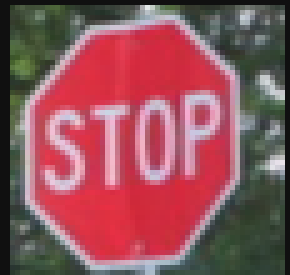
#> input picture Laboratory/lab3/data/traffic-stop-signs/template-1-1.png, 58 x 55 px (shown 5 times larger)
$ jupyter execute --allow-errors 04-detecting-traffic-stop-signs-workbook.ipynb   (older library calls are emulated)
#> lines starting #> are read from the running program, lines starting #| are printed output that depends on the picture
#> (a cell that did not finish here is left out)

#> (a cell that did not finish here is left out)

#> (a cell that did not finish here is left out)

#> (a cell that did not finish here is left out)

#> (a cell that did not finish here is left out)

# Task
You've been hired by Tesla to work on their new autonomous driving system. Autonomous driving requires that you are able to understand traffic signs. As a first step, you are tasked with developing a system that can detect traffic stop signs in images captured by onboard cameras. You're also provided a template for traffic stop sign. Use template matching techniques that we discussed in the class to detect traffic stop signs in the image.

## Points to consider
* Some images may not have traffic stop signs
* The problem may not have a clean cut solution, so you will have explore different ideas/techniques/methods

# Recipe
Given an image I and a template T<br>

* Pick your favorite template matching algorithm, and perform matching between I and T
* Identify the location where you get the strongest response<br>

In order to achieve scale invariance<br>

* Construct an image pyramid of I
* Perform matching between T and every level of the image pyramid that you've just constructed
* Identify the level (and the location) where you get the strongest response<br>

What other things you may try<br>

* Try converting both images to grayscale
* Leverage color information during matching
* Any other items that you an think of

# Starter code
Use the code below to get things going

[cell 6]
import cv2 as cv
import numpy as np
import scipy as sp
from scipy import signal
import matplotlib.pyplot as plt

[cell 7]
T = cv.imread('data/traffic-stop-signs/template-1-1.png')
#> T is the input picture: shape (55, 58, 3); mean B, G, R 90.6, 84, 143
T = cv.cvtColor(T, cv.COLOR_BGR2RGB)
T = cv.resize(T, (64,64))
#> T: shape (64, 64, 3)

plt.title('Template')
plt.imshow(T, cmap='gray');

[cell 8]
I = cv.imread('data/traffic-stop-signs/traffic-stop-1.jpg')
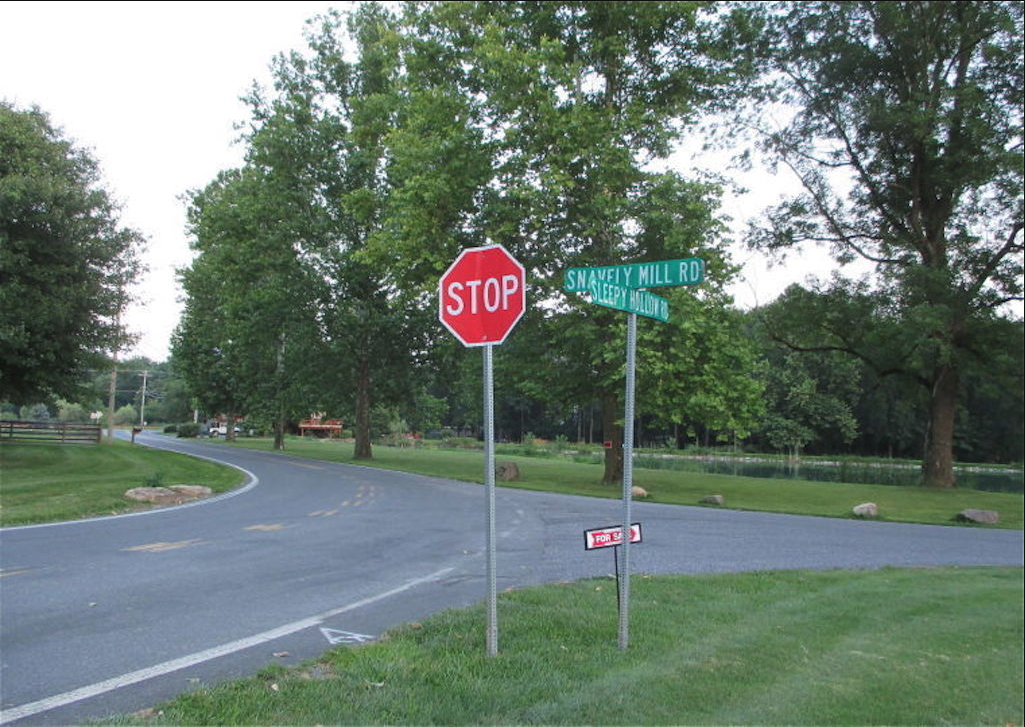
#> input picture Laboratory/lab3/data/traffic-stop-signs/traffic-stop-1.jpg, 1025 x 727 px
#> I is the input picture: shape (727, 1025, 3); mean B, G, R 113.7, 123.3, 108.1
I = cv.cvtColor(I, cv.COLOR_BGR2RGB)
I = cv.resize(I, (1024,726))
#> I: shape (726, 1024, 3)
print(I.shape)
#| (726, 1024, 3)

plt.figure(figsize=(10,10))
plt.title('Image')
plt.imshow(I, cmap='gray')
plt.xticks([])
plt.yticks([]);

Complete the following code.

[cell 9]
# Your solution goes here
def find_stop_sign(T, I):
    """
    Given a traffic stop sign template T and an image I, returns the bounding box
    for the detected stop sign.

    A bounding box is defined as follows: [top, left, height, width]

    You may return an empty bounding box [0,0,1,1] to indicate that a
    stop sign wasn't found.
    """

    # The following hardcoded value uses:
    #
    # T = 'data/traffic-stop-signs/template-1-1.png'
    # I = 'data/traffic-stop-signs/traffic-stop-1.jpg
    #
    # You need to implement this method to work with other templates
    # and images

    template = T.copy()
    img = I.copy()

    foo = np.ones(template.shape, dtype = template.dtype)*255
    foo[0:template.shape[0]]

    methods = ['cv.TM_CCOEFF',
               'cv.TM_CCOEFF_NORMED',
               'cv.TM_CCORR',
               'cv.TM_CCORR_NORMED',
               'cv.TM_SQDIFF',
               'cv.TM_SQDIFF_NORMED']

    method = methods[4]

    R = cv.matchTemplate(img, template, eval(method))
    img_ = highlight(R, template, img, use_max=True)

    if template.all() != R.any():
        return np.array([0, 0, 1, 1]).astype(int)
    else:
        return np.array([434, 240, 110, 110]).astype(int)

# Starter code

## Use the following code to visualize template matching results

[cell 10]
def highlight(R, T, I, use_max=True):
    """
    Finds the location of maximum (or minimum) matching response, and
    draws a rectangle on the image around this location.  The
    size of the rectangle is determined by template T.

    Returns an image with the drawn rectangle.  Also returns the loc and
    the value (maximum or minimum as the case may be).  The original image
    remains unchanged.
    """
#> called with use_max = True

    W, H = I.shape[0], I.shape[1]
#> W = 726; H = 1024
    w, h = T.shape[0], T.shape[1]
#> w = 64; h = 64
    wr, hg = R.shape[0], R.shape[1]
#> wr = 663; hg = 961

    min_val, max_val, min_loc, max_loc = cv.minMaxLoc(R)
#> min_val = 51279760; max_val = 321910848; min_loc = (820, 627); max_loc = (18, 2)
    loc = max_loc if use_max else min_loc
#> loc = (18, 2)
    val = max_val if use_max else min_val
#> val = 321910848

    loc1 = loc + np.array([h//2, w//2])               # Size of R is different from I
#> loc1 = [50, 34]
    tl = loc1 - np.array([h//2, w//2])
#> tl = [18, 2]
    br = loc1 + np.array([h//2, w//2])
#> br = [82, 66]
    I_ = np.copy(I)
    c = (1.0, 0, 0) if I_.dtype == 'float32' else (255, 0, 0)
#> c = (255, 0, 0)
    cv.rectangle(I_, tuple(tl), tuple(br), c, 4)
    return I_, loc, val

## The following method can be used to find min/max location in response matrix

[cell 11]
# [10 lines left out: function find_loc_and_value_in_R, not called in this run]

## The following code can be used draw a rect (of the size of the template) around a location in the image.

[cell 12]
def draw_rect(I, bbox):

    I_ = np.copy(I)
    c = (1.0, 0, 0) if I_.dtype == 'float32' else (255, 0, 0)
    cv.rectangle(I_, bbox, c, 4)
    return I_

## Code for constructing Gaussian pyramid

[cell 13]
# [7 lines left out: function gen_gaussian_pyramid, not called in this run]

## Code for visualizing Gaussian pyramids
This code can be used to visualize Gaussian pyramid as a single image.

*You can use it to also visualize Laplacian pyramid; however, don't forget to reverse the input list.*

[cell 14]
# [20 lines left out: function visualize_guassian_pyramid, not called in this run]

## Code for making square images (to help with Gaussian pyramid generation)

[cell 15]
# [16 lines left out: function make_square, not called in this run]

## Usage

[cell 16]
bbox = find_stop_sign(T, I)
#> bbox = [434, 240, 110, 110]
print(f'Bbox = {bbox}')
#| Bbox = [434 240 110 110]

plt.figure(figsize=(10,10))
I_ = draw_rect(I, bbox)
plt.title('template-1-1.png & traffic-stop-1.jpg')
plt.imshow(I_, cmap='gray');

### Test on template-1-2.png & traffic-stop-1.jpg

[cell 17]
T = cv.imread('data/traffic-stop-signs/template-1-2.png')
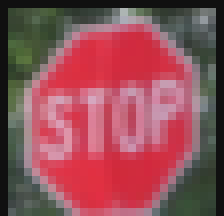
#> input picture Laboratory/lab3/data/traffic-stop-signs/template-1-2.png, 28 x 27 px (shown 8 times larger)
#> T is the input picture: shape (27, 28, 3); mean B, G, R 87, 79.7, 143.2
T = cv.cvtColor(T, cv.COLOR_BGR2RGB)
I = cv.imread('data/traffic-stop-signs/traffic-stop-1.jpg')
I = cv.cvtColor(I, cv.COLOR_BGR2RGB)

bbox = find_stop_sign(T, I)
print(f'Bbox = {bbox}')
#| Bbox = [434 240 110 110]

plt.figure(figsize=(10,10))
I_ = draw_rect(I, bbox)
plt.title('template-1-2.png & traffic-stop-1.jpg')
plt.imshow(I_, cmap='gray');

### Test on template-x-2.png & traffic-stop-1.jpg

[cell 18]
T = cv.imread('data/traffic-stop-signs/template-x-2.png')
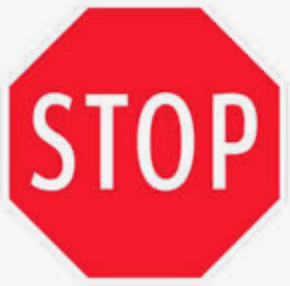
#> input picture Laboratory/lab3/data/traffic-stop-signs/template-x-2.png, 290 x 286 px
#> T is the input picture: shape (286, 290, 3); mean B, G, R 116.5, 105.3, 241.2
T = cv.cvtColor(T, cv.COLOR_BGR2RGB)
I = cv.imread('data/traffic-stop-signs/traffic-stop-1.jpg')
I = cv.cvtColor(I, cv.COLOR_BGR2RGB)

bbox = find_stop_sign(T, I)
#> in find_stop_sign (call 3), `R = cv.matchTemplate(img, template, eval(method))`:
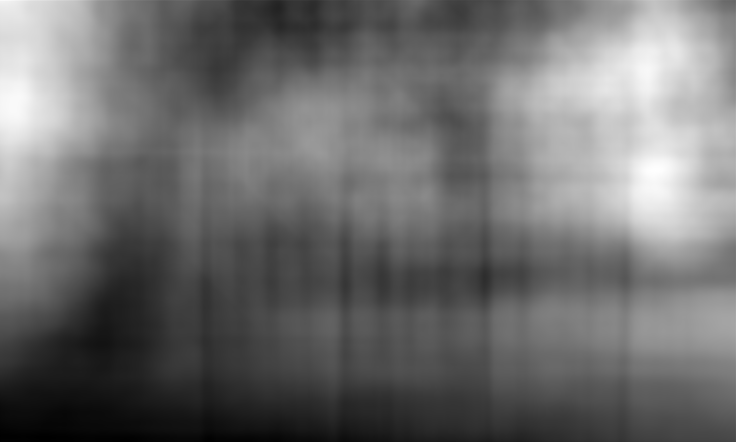
#> R: shape (442, 736) float32; min 3.35e+09, max 5.07e+09, mean 4.09e+09; drawn with min black and max white
#> in highlight (call 3), `cv.rectangle(I_, tuple(tl), tuple(br), c, 4)`: I_: shape (727, 1025, 3); mean R, G, B 109.4, 122.5, 112.9
print(f'Bbox = {bbox}')
#| Bbox = [434 240 110 110]

plt.figure(figsize=(10,10))
I_ = draw_rect(I, bbox)
plt.title('template-x-2.png & traffic-stop-1.jpg')
plt.imshow(I_, cmap='gray');

### Test on template-1-0.png & traffic-stop-1.jpg

[cell 19]
T = cv.imread('data/traffic-stop-signs/template-1-0.png')
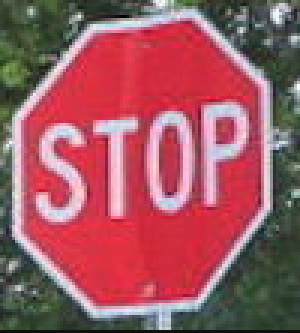
#> input picture Laboratory/lab3/data/traffic-stop-signs/template-1-0.png, 100 x 111 px (shown 3 times larger)
#> T is the input picture: shape (111, 100, 3); mean B, G, R 96.8, 88.4, 156.7
T = cv.cvtColor(T, cv.COLOR_BGR2RGB)
I = cv.imread('data/traffic-stop-signs/traffic-stop-1.jpg')
I = cv.cvtColor(I, cv.COLOR_BGR2RGB)

bbox = find_stop_sign(T, I)
#> in find_stop_sign (call 4), `R = cv.matchTemplate(img, template, eval(method))`:
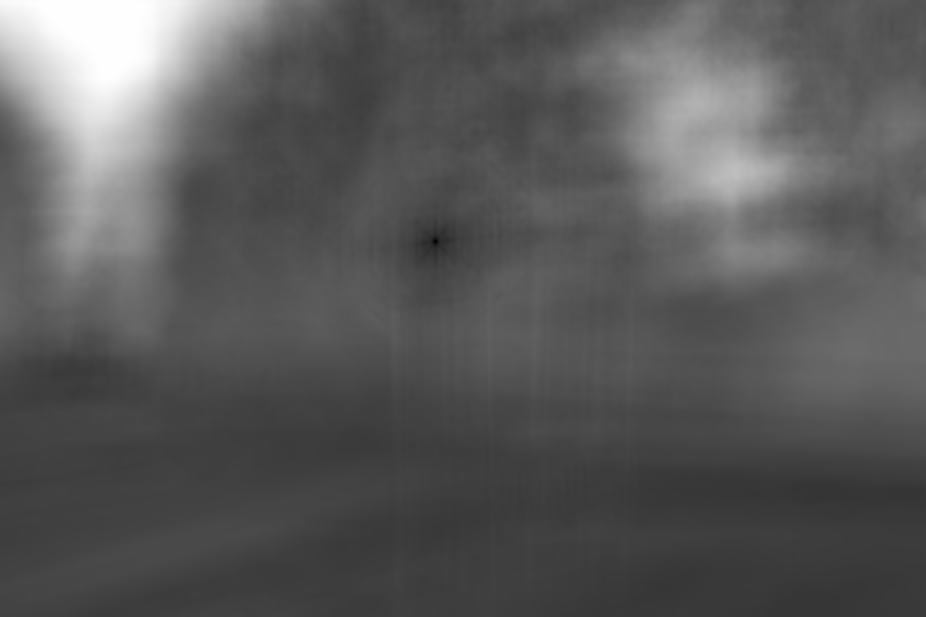
#> R: shape (617, 926) float32; min 1135898, max 816979200, mean 289369696; drawn with min black and max white
#> call 4 of highlight, with use_max = True
#> in highlight (call 4), `min_val, max_val, min_loc, max_loc = cv.minMaxLoc(R)`: min_val = 1135898; max_val = 816979200; min_loc = (435, 241); max_loc = (98, 1)
#> in highlight (call 4), `val = max_val if use_max else min_val`: val = 816979200
#> in highlight (call 4), `loc1 = loc + np.array([h//2, w//2])`: loc1 = [148, 56]
#> in highlight (call 4), `tl = loc1 - np.array([h//2, w//2])`: tl = [98, 1]
#> in highlight (call 4), `br = loc1 + np.array([h//2, w//2])`: br = [198, 111]
#> in highlight (call 4), `cv.rectangle(I_, tuple(tl), tuple(br), c, 4)`:
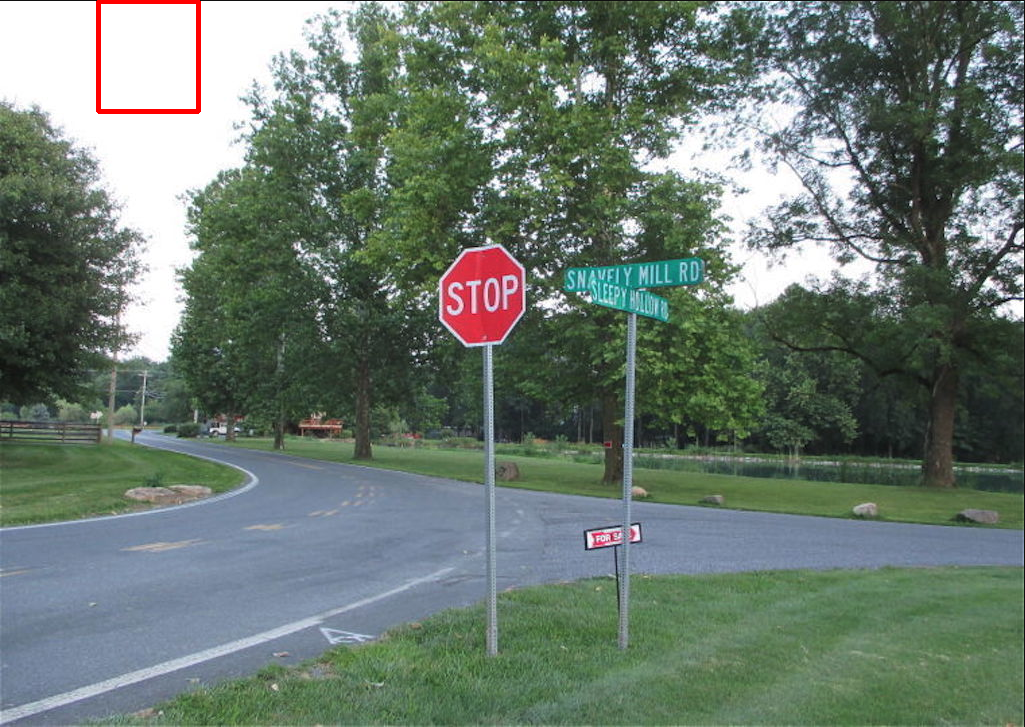
#> I_: shape (727, 1025, 3); mean R, G, B 108.2, 122.7, 113
#> bbox = [0, 0, 1, 1]
print(f'Bbox = {bbox}')
#| Bbox = [0 0 1 1]

plt.figure(figsize=(10,10))
I_ = draw_rect(I, bbox)
#> in draw_rect (call 4), `cv.rectangle(I_, bbox, c, 4)`: I_: shape (727, 1025, 3); mean R, G, B 108.1, 123.3, 113.7
plt.title('template-1-0.png & traffic-stop-1.jpg')
plt.imshow(I_, cmap='gray');

### Test on template-1-0.png & open-road.jpg

[cell 20]
T = cv.imread('data/traffic-stop-signs/template-1-0.png')
T = cv.cvtColor(T, cv.COLOR_BGR2RGB)
I = cv.imread('data/traffic-stop-signs/open-road.jpg')
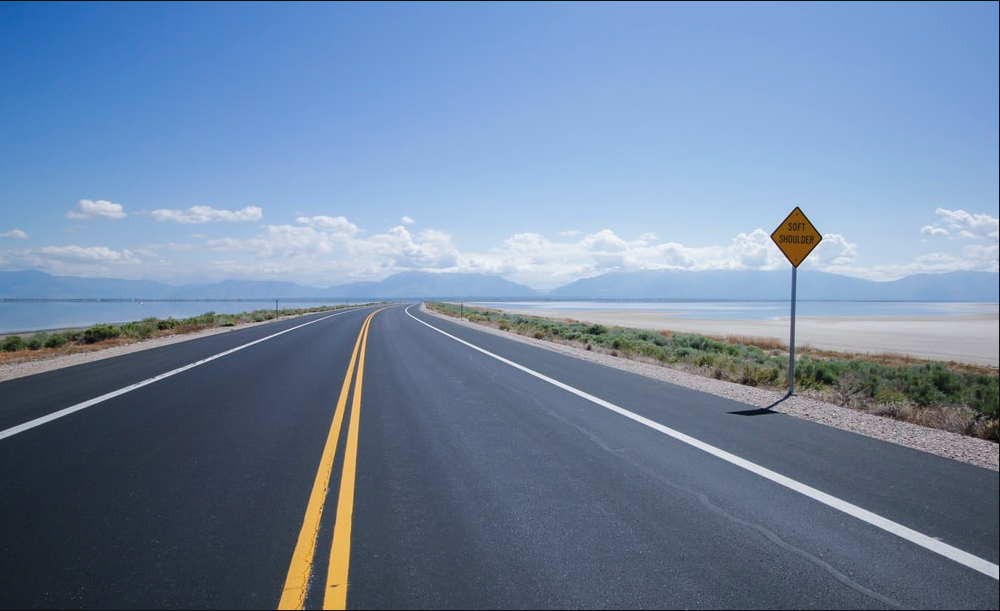
#> input picture Laboratory/lab3/data/traffic-stop-signs/open-road.jpg, 1000 x 611 px
#> I is the input picture: shape (611, 1000, 3); mean B, G, R 161.2, 133.6, 112.7
I = cv.cvtColor(I, cv.COLOR_BGR2RGB)

bbox = find_stop_sign(T, I)
#> in find_stop_sign (call 5), `R = cv.matchTemplate(img, template, eval(method))`:
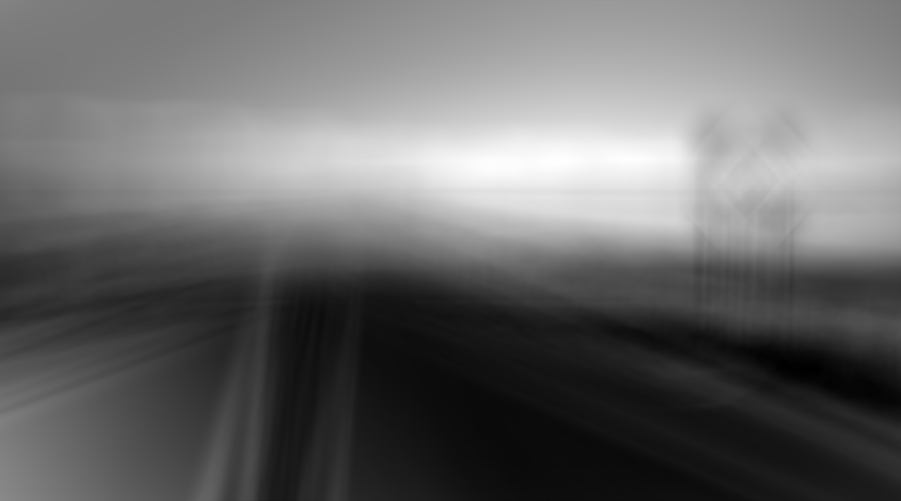
#> R: shape (501, 901) float32; min 172256592, max 523601952, mean 317527264; drawn with min black and max white
#> in highlight (call 5), `min_val, max_val, min_loc, max_loc = cv.minMaxLoc(R)`: min_val = 172256592; max_val = 523601952; min_loc = (804, 367); max_loc = (555, 162)
#> in highlight (call 5), `val = max_val if use_max else min_val`: val = 523601952
#> in highlight (call 5), `loc1 = loc + np.array([h//2, w//2])`: loc1 = [605, 217]
#> in highlight (call 5), `tl = loc1 - np.array([h//2, w//2])`: tl = [555, 162]
#> in highlight (call 5), `br = loc1 + np.array([h//2, w//2])`: br = [655, 272]
#> in highlight (call 5), `cv.rectangle(I_, tuple(tl), tuple(br), c, 4)`:
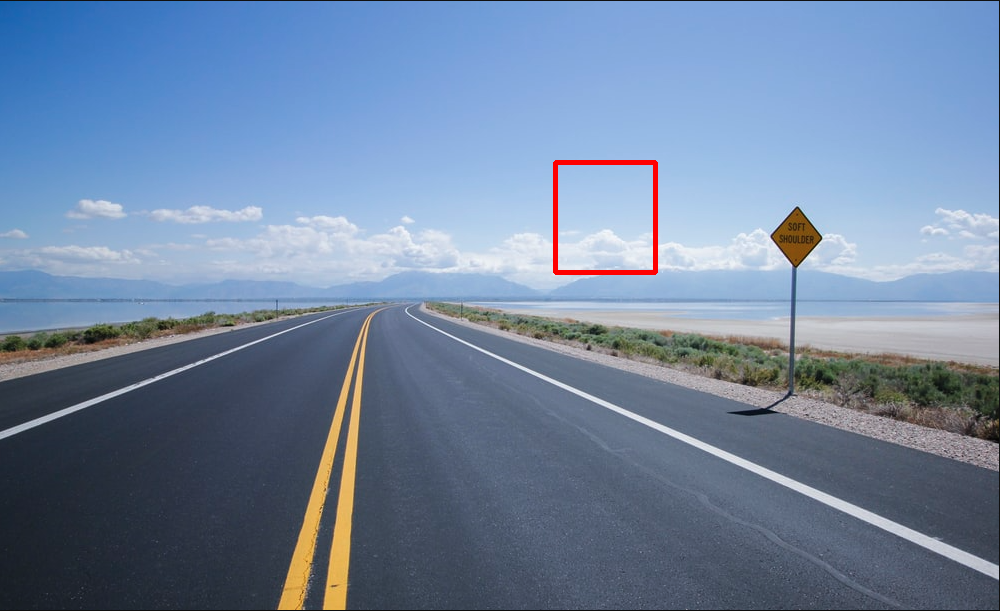
#> I_: shape (611, 1000, 3); mean R, G, B 112.9, 132.9, 160.4
print(f'Bbox = {bbox}')
#| Bbox = [0 0 1 1]

plt.figure(figsize=(10,10))
I_ = draw_rect(I, bbox)
#> in draw_rect (call 5), `cv.rectangle(I_, bbox, c, 4)`: I_: shape (611, 1000, 3); mean R, G, B 112.7, 133.6, 161.2
plt.title('template-1-0.png & open-road.jpg')
plt.imshow(I_, cmap='gray');
